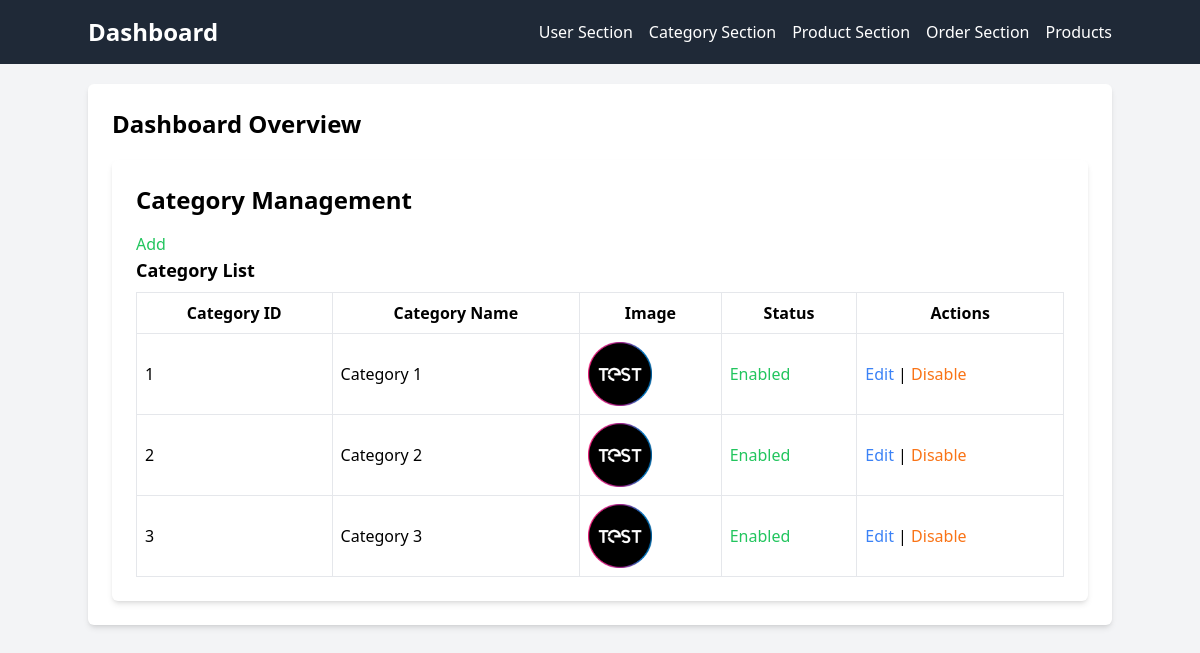
Screenshot of /Pages/dashboard.php?page=category-management with the database file from the repository.
### tables this page shows
CREATE TABLE Categories (
    category_id INT PRIMARY KEY AUTO_INCREMENT,
    category_name VARCHAR(255) NOT NULL,
    category_img varchar(255) NOT NULL,
    is_disabled BOOLEAN DEFAULT FALSE NOT NULL
);

### Includes/database.php (called while the page is built, shortened)
<?php
class Database
{
    private static $connection;
    public static function getConnection()
    {
        if (!self::$connection) {
            self::$connection = new PDO('mysql:host=localhost;dbname=ELECTRONACERV4', 'root', '123');
            self::$connection->setAttribute(PDO::ATTR_ERRMODE, PDO::ERRMODE_EXCEPTION);
        }
        return self::$connection;
    }
}
class BaseDAO
{
    public function __construct()
    {
        $this->db = Database::getConnection();
    }
}

### Includes/classes.php (called while the page is built, shortened)
<?php
class Category
{
    private $category_id;
    private $category_name;
    private $category_img;
    private $is_disabled;
    public function __construct($category_id, $category_name, $category_img, $is_disabled = false)
    {
        $this->category_id = $category_id;
        $this->category_name = $category_name;
        $this->category_img = $category_img;
        $this->is_disabled = $is_disabled;
    }
    public function getCategoryId()
    {
        return $this->category_id;
    }
    public function getCategoryName()
    {
        return $this->category_name;
    }
    public function getImagCategory()
    {
        return $this->category_img;
    }
    public function isDisabled()
    {
        return $this->is_disabled;
    }
}
class CategoryDAO extends BaseDAO
{
    public function getAllCategories()
    {
        $query = "SELECT * FROM Categories";
        $statement = $this->db->prepare($query);
        $statement->execute();
        $categories = $statement->fetchAll(PDO::FETCH_ASSOC);
        $categoryObjects = [];
        foreach ($categories as $category) {
            $categoryObjects[] = new Category(
                $category['category_id'],
                $category['category_name'],
                $category['category_img'],
            );
        }
        return $categoryObjects;
    }
}

### Pages/category-management.php (the view)
<div class="container mx-auto mt-5 p-6 bg-white shadow-md rounded-md">
    <h2 class="text-2xl font-semibold mb-4">Category Management</h2>
    <div>
        <a href="add_category.php" class='text-green-500'>Add</a>
    </div>
    <div>
        <h3 class="text-lg font-semibold mb-2">Category List</h3>
        <table class="w-full border">
            <thead>
                <tr>
                    <th class="border p-2">Category ID</th>
                    <th class="border p-2">Category Name</th>
                    <th class="border p-2">Image</th>
                    <th class="border p-2">Status</th>
                    <th class="border p-2">Actions</th>
                </tr>
            </thead>
            <tbody>
                <?php
                $categoryDAO = new CategoryDAO();
                $categories = $categoryDAO->getAllCategories();
                foreach ($categories as $category) {
                    echo "<tr>";
                    echo "<td class='border p-2'>{$category->getCategoryId()}</td>";
                    echo "<td class='border p-2'>{$category->getCategoryName()}</td>";
                    echo "<td class='border p-2'><img src='{$category->getImagCategory()}' alt='{$category->getCategoryName()}' class='w-16 h-16'></td>";
                    $disabledText = ($category->isDisabled()) ? '<p class="text-orange-500 hover:underline">Disable</p>' : '<p class="text-green-500 hover:underline">Enabled</p>';
                    echo "<td class='border p-2'>{$disabledText}</td>";
                    echo "<td class='border p-2'>";
                    echo "<a href='edit_category.php?id={$category->getCategoryId()}' class='text-blue-500'>Edit</a>";
                    echo " | ";
                    if ($category->isDisabled()) {
                        echo "<a href='enable_category.php?id={$category->getCategoryId()}' class='text-green-500 hover:underline'>Enable</a>";
                    } else {
                        echo "<a href='disable_category.php?id={$category->getCategoryId()}' class='text-orange-500 hover:underline'>Disable</a>";
                    }
                    echo "</td>";
                    echo "</tr>";
                }
                ?>
            </tbody>
        </table>
    </div>
</div>

### Pages/dashboard.php (shortened to what this page needs)
<?php
require_once '../Includes/database.php';
require_once '../Includes/classes.php';
?>
<!DOCTYPE html>
<html lang="en">
<head>
    <link href="https://cdn.jsdelivr.net/npm/tailwindcss@2.2.19/dist/tailwind.min.css" rel="stylesheet">
</head>
<body class="bg-gray-100 font-sans">
    <nav class="bg-gray-800 text-white p-4">
        <div class="container mx-auto flex justify-between items-center">
            <div class="text-2xl font-semibold">Dashboard</div>
            <ul class="flex space-x-4">
                <li>
                    <a href="?page=user-management" class="hover:text-blue-500">User Section</a>
                </li>
                <li>
                    <a href="?page=category-management" class="hover:text-blue-500">Category Section</a>
                </li>
                <li>
                    <a href="?page=product-management" class="hover:text-blue-500">Product Section</a>
                </li>
                <li>
                    <a href="?page=order-management" class="hover:text-blue-500">Order Section</a>
                </li>
                <li>
                    <a href="products.php" hover:text-blue-500">Products</a>
                </li>
            </ul>
        </div>
    </nav>
    <div class="container mx-auto mt-5 p-6 bg-white shadow-md rounded-md">
        <h2 class="text-2xl font-semibold mb-4">Dashboard Overview</h2>
        <?php
        if (isset($_GET['page'])) {
            $page = $_GET['page'];
            if (in_array($page, ['user-management', 'category-management', 'product-management', 'order-management']) && file_exists($page . '.php')) {
                include($page . '.php');
            } else {
                echo '<p class="text-red-500">Invalid page selected.</p>';
            }
        } else {
            include('user-management.php');
        }
        ?>
    </div>
    <script src="https://cdn.tailwindcss.com"></script>
</body>
</html>

### rows the page displays
categories: category_id "1", category_name "Category 1", category_img (picture), is_disabled "Enabled"
categories: category_id "2", category_name "Category 2", category_img (picture), is_disabled "Enabled"
categories: category_id "3", category_name "Category 3", category_img (picture), is_disabled "Enabled"
